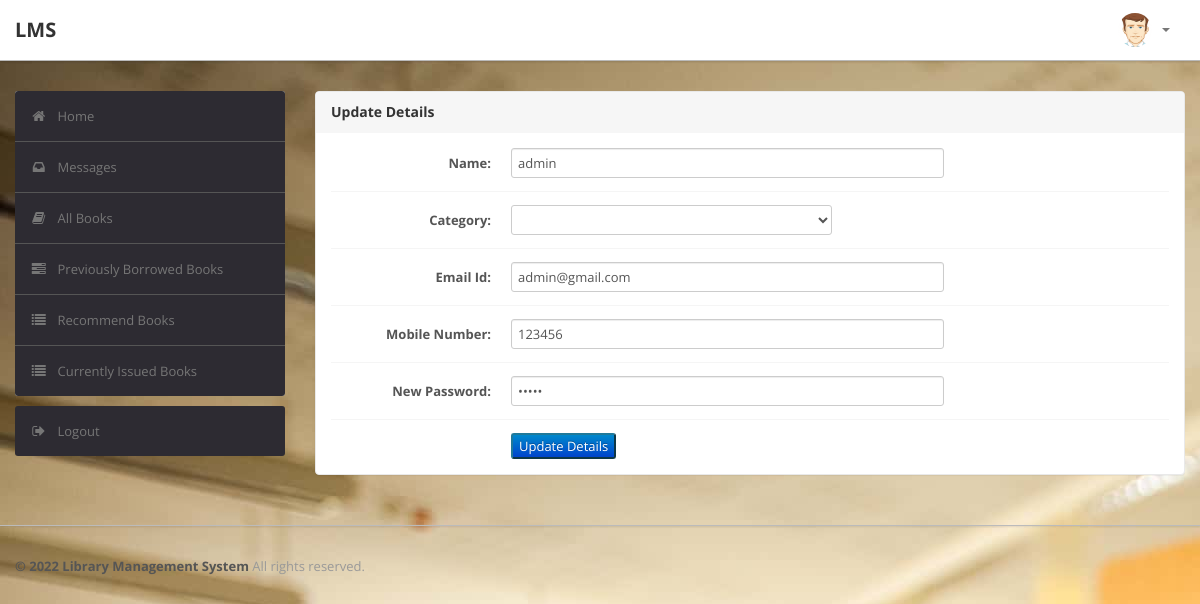
Page /student/edit_student_details.php (signed in) on the committed database.
### tables this page shows
CREATE TABLE `user` (
  `RollNo` varchar(50) NOT NULL,
  `Name` varchar(50) DEFAULT NULL,
  `Type` varchar(50) DEFAULT NULL,
  `Category` varchar(50) DEFAULT NULL,
  `EmailId` varchar(50) DEFAULT NULL,
  `MobNo` bigint(11) DEFAULT NULL,
  `Password` varchar(50) DEFAULT NULL,
  `image` varchar(255) NOT NULL
);

### student/edit_student_details.php (the view, shortened to what this page needs)
<?php
require('dbconn.php');
?>
<!DOCTYPE html>
<html lang="en">
    <head>
        <link type="text/css" href="bootstrap/css/bootstrap.min.css" rel="stylesheet">
        <link type="text/css" href="bootstrap/css/bootstrap-responsive.min.css" rel="stylesheet">
        <link type="text/css" href="css/theme.css" rel="stylesheet">
        <link type="text/css" href="images/icons/css/font-awesome.css" rel="stylesheet">
    </head>
    <body>
        <div class="navbar navbar-fixed-top">
            <div class="navbar-inner">
                <div class="container">
                        <a class="brand" href="index.php">LMS </a>
                    <div class="nav-collapse collapse navbar-inverse-collapse">
                        <ul class="nav pull-right">
                            <li class="nav-user dropdown"><a href="#" class="dropdown-toggle" data-toggle="dropdown">
                                <img src="images/user.png" class="nav-avatar" />
                                <b class="caret"></b></a>
                            </li>
                        </ul>
                    </div>
                </div>
            </div>
        </div>
        <div class="wrapper">
            <div class="container">
                <div class="row">
                    <div class="span3">
                        <div class="sidebar">
                            <ul class="widget widget-menu unstyled">
                                <li class="active"><a href="index.php"><i class="menu-icon icon-home"></i>Home
                                </a></li>
                                 <li><a href="message.php"><i class="menu-icon icon-inbox"></i>Messages</a>
                                </li>
                                <li><a href="book.php"><i class="menu-icon icon-book"></i>All Books </a></li>
                                <li><a href="history.php"><i class="menu-icon icon-tasks"></i>Previously Borrowed Books </a></li>
                                <li><a href="recommendations.php"><i class="menu-icon icon-list"></i>Recommend Books </a></li>
                                <li><a href="current.php"><i class="menu-icon icon-list"></i>Currently Issued Books </a></li>
                            </ul>
                            <ul class="widget widget-menu unstyled">
                                <li><a href="logout.php"><i class="menu-icon icon-signout"></i>Logout </a></li>
                            </ul>
                        </div>
                    </div>
                    <div class="span9">
                        <div class="module">
                            <div class="module-head">
                                <h3>Update Details</h3>
                            </div>
                            <div class="module-body">
                                <?php
                                $rollno = $_SESSION['RollNo'];
                                $sql="select * from LMS.user where RollNo='$rollno'";
                                $result=$conn->query($sql);
                                $row=$result->fetch_assoc();
                                $name=$row['Name'];
                                $category=$row['Category'];
                                $email=$row['EmailId'];
                                $mobno=$row['MobNo'];
                                $pswd=$row['Password'];
                                ?>
                                <form class="form-horizontal row-fluid" action="edit_student_details.php?id=<?php echo $rollno ?>" method="post">
                                    <div class="control-group">
                                        <label class="control-label" for="Name"><b>Name:</b></label>
                                        <div class="controls">
                                            <input type="text" id="Name" name="Name" value= "<?php echo $name?>" class="span8" required>
                                        </div>
                                    </div>
                                    <div class="control-group">
                                            <label class="control-label" for="Category"><b>Category:</b></label>
                                            <div class="controls">
                                                <select name = "Category" tabindex="1" value="SC" data-placeholder="Select Category" class="span6">
                                                    <option value="<?php echo $category?>"><?php echo $category ?> </option>
                                                    <option value="GEN">GEN</option>
                                                </select>
                                            </div>
                                    </div>
                                    <div class="control-group">
                                        <label class="control-label" for="EmailId"><b>Email Id:</b></label>
                                        <div class="controls">
                                            <input type="text" id="EmailId" name="EmailId" value= "<?php echo $email?>" class="span8" required>
                                        </div>
                                    </div>
                                    <div class="control-group">
                                        <label class="control-label" for="MobNo"><b>Mobile Number:</b></label>
                                        <div class="controls">
                                            <input type="text" id="MobNo" name="MobNo" value= "<?php echo $mobno?>" class="span8" required>
                                        </div>
                                    </div>
                                    <div class="control-group">
                                        <label class="control-label" for="Password"><b>New Password:</b></label>
                                        <div class="controls">
                                            <input type="password" id="Password" name="Password"  value= "<?php echo $pswd?>" class="span8" required>
                                        </div>
                                    </div>
                                    <div class="control-group">
                                            <div class="controls">
                                                <button type="submit" name="submit"class="btn-primary"><center>Update Details</center></button>
                                            </div>
                                        </div>
                                </form>
                        </div>
                        </div>
                    </div>
                </div>
            </div>
        </div>
<div class="footer">
            <div class="container">
                <b class="copyright">&copy; 2022 Library Management System </b>All rights reserved.
            </div>
        </div>
    </body>
</html>

### student/css/theme.css (style rules this page uses)
.active { color: white !important; }
body { font-size: 13px; font-family: 'Open Sans', Arial, sans-serif; background: url(../../images/lib.jpg) #eee; color: #777 }
h1, h2, h3, h4, h5, h6 { color: #333; margin-top: 0 }
h3 { font-size: 20px }
strong, b { color: #555 }
.wrapper { border-bottom: 1px solid #bbb; -webkit-box-shadow: 0 1px 2px rgba(0,0,0,0.1); -moz-box-shadow: 0 1px 2px rgba(0,0,0,0.1); box-shadow: 0 1px 2px rgba(0,0,0,0.1); padding: 30px 0 }
.footer { color: #999; padding: 30px 0 60px }
form { margin: 0 }
select, textarea, input[type="text"], input[type="password"], input[type="datetime"], input[type="datetime-local"], input[type="date"], input[type="month"], input[type="time"], input[type="week"], input[type="number"], input[type="email"], input[type="url"], input[type="search"], input[type="tel"], input[type="color"], .uneditable-input, label, input, button, select, textarea { -webkit-border-radius: 3px; -moz-border-radius: 3px; border-radius: 3px; font-size: 13px; font-family: 'Open Sans', Tahoma, Arial, sans-serif }
body [class^="icon-"], body [class*=" icon-"] { font-size: 14px; line-height: 20px; height: 20px }
.module { background: #fff; -webkit-border-radius: 3px; -moz-border-radius: 3px; border-radius: 3px; border: 1px solid #ccc; border-bottom-color: #bbb; -webkit-box-shadow: 0 0 1px rgba(0,0,0,0.2); -moz-box-shadow: 0 0 1px rgba(0,0,0,0.2); box-shadow: 0 0 1px rgba(0,0,0,0.2); margin-bottom: 30px }
.form-horizontal .control-group, .form-vertical .control-group { margin-bottom: 0 }
.form-horizontal .control-group+.control-group, .form-vertical .control-group+.control-group { margin-top: 13px; padding-top: 13px; border-top: 1px solid #f5f5f5 }
.navbar { position: static!important; margin: 0!important }
.navbar .navbar-inner { background: #fff; border-bottom: 1px solid #bbb; -webkit-box-shadow: 0 1px 2px rgba(0,0,0,0.15); -moz-box-shadow: 0 1px 2px rgba(0,0,0,0.15); box-shadow: 0 1px 2px rgba(0,0,0,0.15) }
.navbar .brand { color: #333; font-weight: bold; font-size: 20px; margin-right: 20px; padding: 20px }
.navbar .nav>li>a { padding: 20px 15px; font-weight: bold; color: #777 }
.nav-user>a { height: 20px }
.nav-avatar { width: 34px; height: 34px; margin: -7px 5px 0 0; -webkit-border-radius: 50%; -moz-border-radius: 50%; border-radius: 50% }
.btn-primary { color: #fff; background-color: #248aaf; border-color: #20799a }
.widget-menu { background: #fff; -webkit-border-radius: 3px; -moz-border-radius: 3px; border-radius: 3px; overflow: hidden }
.widget-menu a { color: #555; display: block; line-height: 20px; padding: 15px; text-decoration: none!important }
.widget-menu .menu-icon { margin-right: 10px; color: #767676; -webkit-transition: all .2s ease-in-out; -moz-transition: all .2s ease-in-out; transition: all .2s ease-in-out; }
.widget-menu>li+li { border-top: 1px solid #555 }
.widget-menu>li>a { background-color: #2d2b32; color: #767676; -webkit-transition: all .2s ease-in-out; -moz-transition: all .2s ease-in-out; transition: all .2s ease-in-out; }
.module { box-shadow: 0 0 3px rgba(0,0,0,.1); border-color: #e9e9e9; margin-bottom: 20px; background-color: #fff; border-radius: 4px; -webkit-box-shadow: 0 1px 1px rgba(0,0,0,.05); box-shadow: 0 1px 1px rgba(0,0,0,.05); }
.module-head { color: #767676; background-color: #f6f6f6; border-color: #e9e9e9; padding: 10px 15px; border-bottom: 1px solid transparent; border-top-right-radius: 3px; border-top-left-radius: 3px; }
.module-head h3 { font-size: 14px; line-height: 20px; height: 20px; margin: 0 }
.module-body { padding: 15px }

### rows in the picture
user: Name "admin", EmailId "admin@gmail.com", MobNo "123456"
